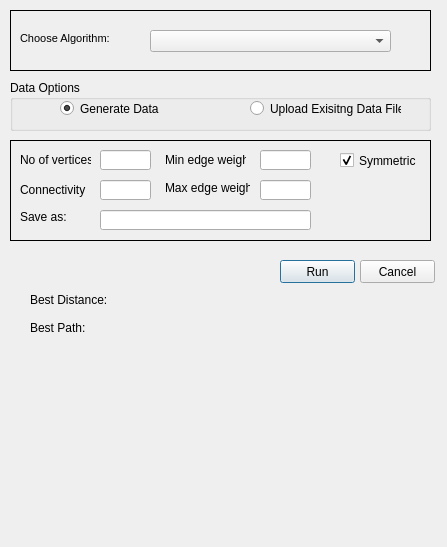
<?xml version="1.0" encoding="UTF-8"?>
<ui version="4.0">
 <class>Dialog</class>
 <widget class="QDialog" name="Dialog">
  <property name="geometry">
   <rect>
    <x>0</x>
    <y>0</y>
    <width>447</width>
    <height>547</height>
   </rect>
  </property>
  <property name="windowTitle">
   <string>Travelling Salesman Problem</string>
  </property>
  <widget class="QComboBox" name="cboAlgo">
   <property name="geometry">
    <rect>
     <x>150</x>
     <y>30</y>
     <width>241</width>
     <height>22</height>
    </rect>
   </property>
   <property name="font">
    <font>
     <pointsize>9</pointsize>
    </font>
   </property>
  </widget>
  <widget class="QLabel" name="label">
   <property name="geometry">
    <rect>
     <x>20</x>
     <y>30</y>
     <width>121</width>
     <height>16</height>
    </rect>
   </property>
   <property name="font">
    <font>
     <pointsize>8</pointsize>
    </font>
   </property>
   <property name="text">
    <string>Choose Algorithm:</string>
   </property>
  </widget>
  <widget class="QFrame" name="frame">
   <property name="geometry">
    <rect>
     <x>10</x>
     <y>10</y>
     <width>421</width>
     <height>61</height>
    </rect>
   </property>
   <property name="frameShape">
    <enum>QFrame::Box</enum>
   </property>
   <property name="frameShadow">
    <enum>QFrame::Plain</enum>
   </property>
  </widget>
  <widget class="QPushButton" name="btnRun">
   <property name="geometry">
    <rect>
     <x>280</x>
     <y>260</y>
     <width>75</width>
     <height>23</height>
    </rect>
   </property>
   <property name="text">
    <string>Run</string>
   </property>
  </widget>
  <widget class="QPushButton" name="btnCancel">
   <property name="geometry">
    <rect>
     <x>360</x>
     <y>260</y>
     <width>75</width>
     <height>23</height>
    </rect>
   </property>
   <property name="text">
    <string>Cancel</string>
   </property>
  </widget>
  <widget class="QLabel" name="lblDistance">
   <property name="geometry">
    <rect>
     <x>30</x>
     <y>290</y>
     <width>361</width>
     <height>20</height>
    </rect>
   </property>
   <property name="text">
    <string>Best Distance:</string>
   </property>
  </widget>
  <widget class="QLabel" name="lblPath">
   <property name="geometry">
    <rect>
     <x>30</x>
     <y>320</y>
     <width>351</width>
     <height>16</height>
    </rect>
   </property>
   <property name="text">
    <string>Best Path:</string>
   </property>
  </widget>
  <widget class="QGroupBox" name="grpData">
   <property name="geometry">
    <rect>
     <x>10</x>
     <y>80</y>
     <width>421</width>
     <height>51</height>
    </rect>
   </property>
   <property name="title">
    <string>Data Options</string>
   </property>
   <widget class="QRadioButton" name="optGenerate">
    <property name="geometry">
     <rect>
      <x>50</x>
      <y>20</y>
      <width>101</width>
      <height>17</height>
     </rect>
    </property>
    <property name="toolTip">
     <string>Generate a new TSP data set</string>
    </property>
    <property name="toolTipDuration">
     <number>3</number>
    </property>
    <property name="text">
     <string>Generate Data</string>
    </property>
    <property name="checked">
     <bool>true</bool>
    </property>
   </widget>
   <widget class="QRadioButton" name="optExisiting">
    <property name="geometry">
     <rect>
      <x>240</x>
      <y>20</y>
      <width>151</width>
      <height>17</height>
     </rect>
    </property>
    <property name="toolTip">
     <string>Upload a data set from the TSP library</string>
    </property>
    <property name="toolTipDuration">
     <number>3</number>
    </property>
    <property name="text">
     <string>Upload Exisitng Data File</string>
    </property>
   </widget>
  </widget>
  <widget class="QFrame" name="frmGenerate">
   <property name="enabled">
    <bool>true</bool>
   </property>
   <property name="geometry">
    <rect>
     <x>10</x>
     <y>140</y>
     <width>421</width>
     <height>101</height>
    </rect>
   </property>
   <property name="frameShape">
    <enum>QFrame::Box</enum>
   </property>
   <property name="frameShadow">
    <enum>QFrame::Plain</enum>
   </property>
   <property name="lineWidth">
    <number>1</number>
   </property>
   <widget class="QLineEdit" name="txtVertices">
    <property name="geometry">
     <rect>
      <x>90</x>
      <y>10</y>
      <width>51</width>
      <height>20</height>
     </rect>
    </property>
    <property name="maxLength">
     <number>4</number>
    </property>
   </widget>
   <widget class="QLabel" name="lblVertex">
    <property name="geometry">
     <rect>
      <x>10</x>
      <y>12</y>
      <width>71</width>
      <height>16</height>
     </rect>
    </property>
    <property name="text">
     <string>No of vertices</string>
    </property>
   </widget>
   <widget class="QLineEdit" name="txtConnect">
    <property name="geometry">
     <rect>
      <x>90</x>
      <y>40</y>
      <width>51</width>
      <height>20</height>
     </rect>
    </property>
    <property name="maxLength">
     <number>4</number>
    </property>
   </widget>
   <widget class="QLineEdit" name="txtMax">
    <property name="geometry">
     <rect>
      <x>250</x>
      <y>40</y>
      <width>51</width>
      <height>20</height>
     </rect>
    </property>
    <property name="maxLength">
     <number>4</number>
    </property>
   </widget>
   <widget class="QLineEdit" name="txtMin">
    <property name="geometry">
     <rect>
      <x>250</x>
      <y>10</y>
      <width>51</width>
      <height>20</height>
     </rect>
    </property>
    <property name="maxLength">
     <number>4</number>
    </property>
   </widget>
   <widget class="QLabel" name="lblConnect">
    <property name="geometry">
     <rect>
      <x>10</x>
      <y>42</y>
      <width>71</width>
      <height>16</height>
     </rect>
    </property>
    <property name="text">
     <string>Connectivity</string>
    </property>
   </widget>
   <widget class="QLabel" name="lblMax">
    <property name="geometry">
     <rect>
      <x>155</x>
      <y>40</y>
      <width>85</width>
      <height>16</height>
     </rect>
    </property>
    <property name="text">
     <string>Max edge weight:</string>
    </property>
   </widget>
   <widget class="QLabel" name="lblMin">
    <property name="geometry">
     <rect>
      <x>155</x>
      <y>12</y>
      <width>81</width>
      <height>16</height>
     </rect>
    </property>
    <property name="text">
     <string>Min edge weight:</string>
    </property>
   </widget>
   <widget class="QCheckBox" name="chkSym">
    <property name="geometry">
     <rect>
      <x>330</x>
      <y>12</y>
      <width>81</width>
      <height>17</height>
     </rect>
    </property>
    <property name="text">
     <string>Symmetric</string>
    </property>
    <property name="checked">
     <bool>true</bool>
    </property>
   </widget>
   <widget class="QLabel" name="lbl_FileName">
    <property name="geometry">
     <rect>
      <x>10</x>
      <y>70</y>
      <width>47</width>
      <height>13</height>
     </rect>
    </property>
    <property name="text">
     <string>Save as:</string>
    </property>
   </widget>
   <widget class="QLineEdit" name="txtSaveAs">
    <property name="geometry">
     <rect>
      <x>90</x>
      <y>70</y>
      <width>211</width>
      <height>20</height>
     </rect>
    </property>
   </widget>
  </widget>
  <zorder>frame</zorder>
  <zorder>cboAlgo</zorder>
  <zorder>label</zorder>
  <zorder>btnRun</zorder>
  <zorder>btnCancel</zorder>
  <zorder>lblDistance</zorder>
  <zorder>lblPath</zorder>
  <zorder>grpData</zorder>
  <zorder>frmGenerate</zorder>
 </widget>
 <resources/>
 <connections/>
</ui>
